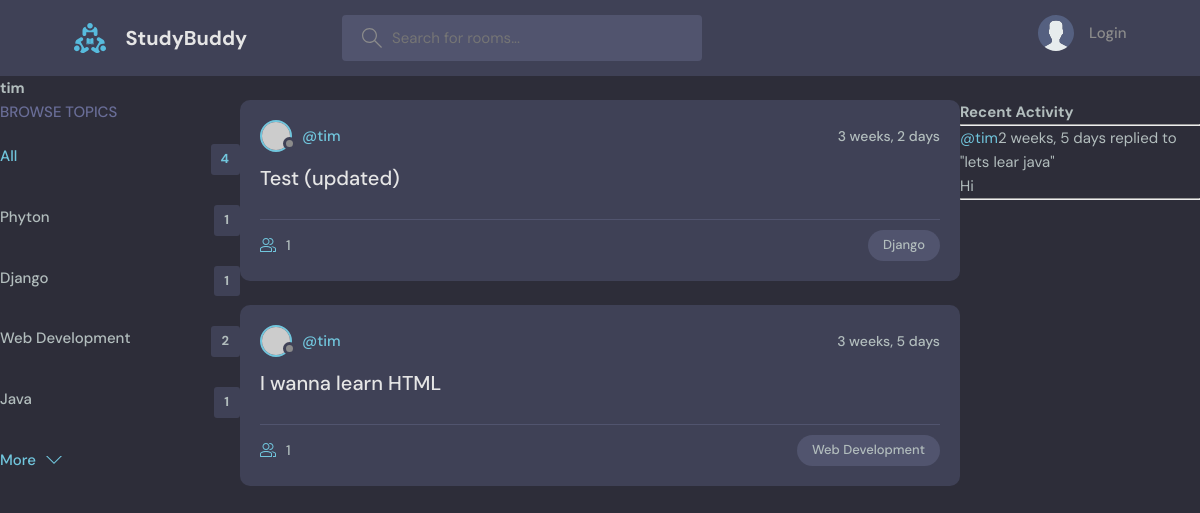
The app's page /profile/2/ with its own data.
### base/models.py (models this page shows, shortened)
class Topic(models.Model):
    name = models.CharField(max_length=200)

class Room(models.Model):
    host = models.ForeignKey(User, on_delete=models.SET_NULL, null = True) #user hostnya
    topic = models.ForeignKey(Topic, on_delete=models.SET_NULL, null = True)# 1 topik, tapi bisa have multiple room
    name = models.CharField(max_length=200) # charfield required untuk masukin maxlength
    description = models.TextField(null=True, blank= True) #textfield adalah charfield yang lebih gede
    participants = models.ManyToManyField(User, related_name= 'participants') #store siapa yang aktif di room
    updated = models.DateTimeField(auto_now=True)
    created = models.DateTimeField(auto_now_add= True)
    class Meta:
        ordering = [
            "-updated","-created",
                    ]
    def __str__(self):
        return str(self.name)

class Message(models.Model):
    user = models.ForeignKey(User, on_delete=models.CASCADE)
    room = models.ForeignKey(Room, on_delete=models.CASCADE)#relationship dengan database sebelumnya dengan model one to many (one room, bisa many message)
    body = models.TextField()
    updated = models.DateTimeField(auto_now=True)
    created = models.DateTimeField(auto_now_add=True)
    class Meta:
        ordering = [
            "-updated","-created",]
    def __str__(self):
        return self.body[0:50] #return first 50 character from the message

### base/views.py (the view)
# urls.py: path('profile/<str:pk>/',views.userProfile, name= "user-profile")
def userProfile(request,pk):
    user = User.objects.get(id= pk)
    rooms = user.room_set.all()
    room_messages = user.message_set.all()
    topics = Topic.objects.all()
    context = {'user':user, 'rooms' : rooms, 'room_messages' : room_messages, 'topics' : topics}
    return render (request, 'base/profile.html', context)

### base/templates/base/profile.html (shortened to what this page needs)
{% extends 'main.html' %}
{% block content %}
<h1>{{user.username}}</h1>
<div class ="profile-container">
    <div>{% include 'base/topic_component.html' %}</div>
    <div>{% include 'base/feed_component.html' %}</div>
    <div>{% include 'base/activity_component.html' %}</div>
</div>
{% endblock content %}

### base/templates/base/topic_component.html (shortened to what this page needs)
<div class="topics">
          <div class="topics__header">
            <h2>Browse Topics</h2>
          </div>
          <ul class="topics__list">
            <li>
              <a href="{%url 'home'%}" class="active">All <span>{{topics.count}}</span></a>
            </li>
              {% for topic in topics %}
            <li>
              <a href="{% url 'home'%}?q={{topic.name}}">{{topic.name}} <span>{{topic.room_set.all.count}}</span></a>
            </li>
              {% endfor%}
          </ul>
          <a class="btn btn--link" href="topics.html">
            More
            <svg version="1.1" xmlns="http://www.w3.org/2000/svg" width="32" height="32" viewBox="0 0 32 32">
              <title>chevron-down</title>
              <path d="M16 21l-13-13h-3l16 16 16-16h-3l-13 13z"></path>
            </svg>
          </a>
        </div>
            <div>
            </div>

### base/templates/base/feed_component.html (shortened to what this page needs)
{% for room in rooms %}
<div class="roomListRoom">
            <div class="roomListRoom__header">
              <a href="{%url 'user-profile' room.host.id %}" class="roomListRoom__author">
                <div class="avatar avatar--small">
                  <img src="https://randomuser.me/api/portraits/women/11.jpg" />
                </div>
                <span>@{{room.host.username}}</span>
              </a>
              <div class="roomListRoom__actions">
                <span>{{room.created|timesince}}</span>
              </div>
            </div>
            <div class="roomListRoom__content">
              <a href="{%url 'room' room.id %}">{{room.name}}</a>
            </div>
            <div class="roomListRoom__meta">
              <a href="{%url 'room' room.id %}" class="roomListRoom__joined">
                  {{room.participants.all.count}}
              </a>
              <p class="roomListRoom__topic">{{room.topic.name}}</p>
            </div>
          </div>
{% endfor %}

### base/templates/base/activity_component.html (shortened to what this page needs)
            <h3>Recent Activity</h3>
            <hr>
            {% for room_message in room_messages%}
                <div>
                    <small><a href="{% url 'user-profile' room_message.user.id %}">@{{room_message.user}} </a>{{room_message.created|timesince}}</small>
                    <small>replied to "{{room_message.room}}"</small>
                    <p> {{room_message}}</p>
                    <hr>
                </div>
            {%endfor%}

### base/static/styles/style.css (style rules this page uses)
:root { --color-main: #71c6dd; --color-main-light: #e1f6fb; --color-dark: #3f4156; --color-dark-medium: #51546e; --color-dark-light: #696d97; --color-light: #e5e5e5; --color-gray: #8b8b8b; --color-light-gray: #b2bdbd; --color-bg: #2d2d39; --color-success: #5dd693; --color-error: #fc4b0b; }
* { font-family: "DM Sans", -apple-system, BlinkMacSystemFont, "Segoe UI", Roboto, Oxygen, Ubuntu, Cantarell, "Open Sans", "Helvetica Neue", sans-serif; margin: 0; padding: 0; box-sizing: border-box; text-rendering: optimizeLegibility; font-size: inherit; }
html { font-size: 56.25%; }
@media only screen and (min-width: 1200px) { html { font-size: 62.5%; } }
body { line-height: 1.6; font-weight: 400; font-size: 1.5rem; color: var(--color-light-gray); background-color: var(--color-bg); min-height: 100vh; }
img { width: 100%; }
a { display: inline-block; color: var(--color-main); text-decoration: none; }
.btn { background-color: transparent; border: none; display: inline-flex; align-items: center; gap: 1rem; cursor: pointer; transition: all ease-in-out 0.3s; padding: 1rem 2rem; border-radius: 5px; box-shadow: 1px 1px 3px 1px rgba(0, 0, 0, 0.15); font-weight: 500; }
.btn--link { border-radius: 0; padding: 0; color: var(--color-main); box-shadow: none; }
.btn > svg { fill: currentColor; width: 1.6rem; height: 1.6rem; }
.avatar { position: relative; display: inline-block; border-radius: 50%; border: 2px solid var(--color-main); }
.avatar img { display: block; border-radius: 50%; object-fit: cover; object-position: center; }
.avatar::after { content: ""; display: block; position: absolute; background-color: var(--color-gray); z-index: 111; border-radius: 50%; border: 0.3rem solid var(--color-dark); }
.avatar.avatar--small img { width: 2.8rem; height: 2.8rem; }
.avatar.avatar--small:after { width: 0.7rem; height: 0.7rem; bottom: 0px; right: -6px; }
.topics__header { margin-bottom: 2rem; }
.topics__header h2 { text-transform: uppercase; font-weight: 500; color: var(--color-dark-light); }
.topics__list { list-style: none; }
.topics__list li a { display: flex; justify-content: space-between; margin-bottom: 3rem; font-weight: 500; color: var(--color-light-gray); transition: all 0.3s ease-in-out; }
.topics__list li a.active, .topics__list li a:hover { color: var(--color-main); }
.topics__list li a span { padding: 0.5rem 1rem; background-color: var(--color-dark); border-radius: 3px; font-size: 1.3rem; font-weight: 700; letter-spacing: 1px; }
.roomListRoom { margin-bottom: 2.4rem; background-color: var(--color-dark); border-radius: 1rem; padding: 2rem; }
.roomListRoom__header { display: flex; justify-content: space-between; align-items: center; }
.roomListRoom__author { font-weight: 500; display: flex; align-items: center; gap: 1rem; }
.roomListRoom__actions { display: flex; align-items: flex-start; gap: 1rem; position: relative; }
.roomListRoom__actions span { font-size: 1.4rem; font-weight: 500; }
.roomListRoom__content { margin: 1rem 0; }
.roomListRoom__content a { font-size: 2rem; font-weight: 500; margin-bottom: 1.5rem; color: var(--color-light); transition: all 0.3s ease-in-out; }
.roomListRoom__meta { border-top: 1px solid var(--color-dark-medium); padding-top: 1rem; display: flex; align-items: center; justify-content: space-between; }
.roomListRoom__joined { color: var(--color-light-gray); display: flex; align-items: center; gap: 1rem; font-size: 1.4rem; font-weight: 500; }
.roomListRoom__joined svg { fill: var(--color-main); width: 1.6rem; height: 1.6rem; }
.roomListRoom__topic { padding: 5px 1.5rem; background-color: var(--color-dark-medium); border-radius: 5rem; font-weight: 500; font-size: 1.3rem; }

### base/templates/base/profile.html (style rules this page uses)
.profile-container { display: grid; grid-template-columns: 1fr 3fr 1fr; }

### records on screen
Topic: name "Phyton", room_set.all.count "1"
Topic: name "Django", room_set.all.count "1"
Topic: name "Web Development", room_set.all.count "2"
Topic: name "Java", room_set.all.count "1"
Room: host.username "tim", created "3 weeks, 2 days", name "Test (updated)", participants.all.count "1", topic.name "Django"
Room: host.username "tim", created "3 weeks, 5 days", name "I wanna learn HTML", participants.all.count "1", topic.name "Web Development"
Message: user "tim", created "2 weeks, 5 days", room "lets lear java", body "Hi"

### other values on screen
{{ user.username }} "tim"
{{ topics.count }} "4"
